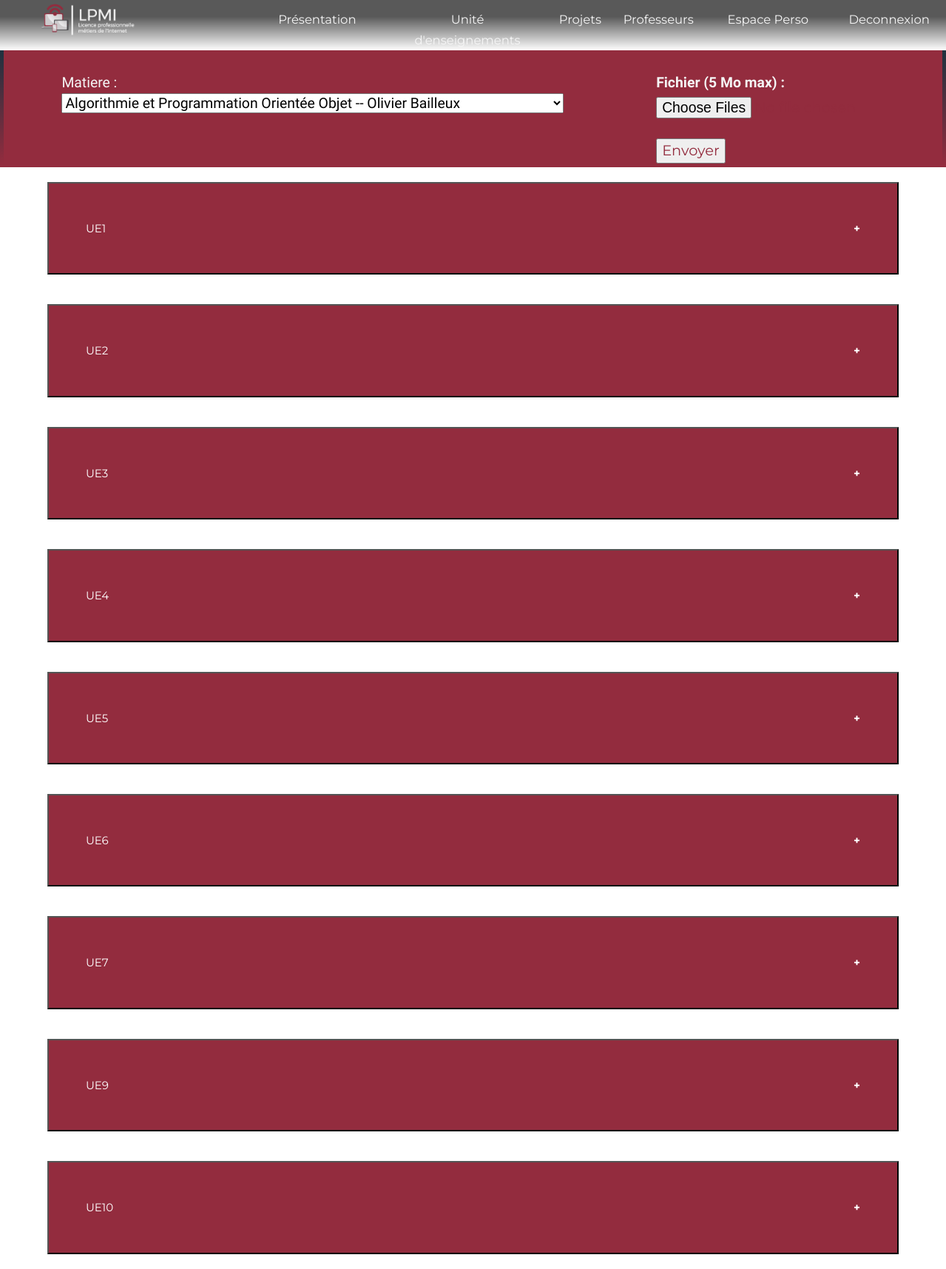
/depot.php (signed in), run on the app's committed database.
### tables this page shows
CREATE TABLE `unite_enseignement` (
  `id` int(11) NOT NULL,
  `nomUE` varchar(100) NOT NULL,
  `descriptionUE` mediumtext NOT NULL
);

### formupload.php (the view, shortened to what this page needs)
<div class="row content-rouge">
  <form method='post' action='#' enctype='multipart/form-data'>
    <div class="col-md-7 textecontent">
        <?php
        $sql = "SELECT M.id ,nomM, nomP FROM matiere M, professeur P WHERE M.id_prof=P.id ORDER BY nomM ASC";
        $result = mysqli_query($conn, $sql);
        if (mysqli_num_rows($result) > 0)
        {
          echo  "Matiere : <select name='mat'>";
          while($row = mysqli_fetch_assoc($result))
          {
            echo "<option value='". $row["id"]."'>".$row["nomM"]." -- ".$row["nomP"]."</option>";
          }
          echo "</select><br/>";
        }
        ?>
    </div>
    <div class="col-md-3 textecontent">
      <label for='fichier'>Fichier (5 Mo max) :</label><br />
      <input type='file' name='fichier[]' id='image' multiple='multiple'/><br/>
      <input type='submit' name='submit' value='Envoyer' />
    </div>
  </form>
</div>

### listfiles.php (shortened to what this page needs)
<?php
  $sql = "SELECT id, nomUE FROM unite_enseignement";
  $result = mysqli_query($conn, $sql);
  if (mysqli_num_rows($result) > 0)
  {
    while($row = mysqli_fetch_assoc($result))
    {
      echo  "
      <button class='collapsible'>".$row["nomUE"]."</button>
      <div class='content_coll'>";
      echo "</div>";
    }
  }
  else
  {
    header('Location: index.php');
    exit;
  }
 ?>

### css/style.css (style rules this page uses)
body, html { height: 100%; font-size: 110%; background: url("../images/BG.jpg") no-repeat; background-size: cover; background-attachment: fixed; font-family: 'Domine', sans-serif; color: white; }
.content-rouge { background-color: #932C3E; color : #F5F5F5; border: 5px solid white; border-image: linear-gradient(to bottom,#22313F , rgba(0, 0, 0, 0)) 1 100%; }
.textecontent { margin-top: 2%; margin-left: 5% }
input { font-family: 'Montserrat', sans-serif; color: #932C3E; }
.collapsible { font-family: 'Montserrat', sans-serif; background-color: #932C3E; color: white; cursor: pointer; padding: 50px; margin: 20px 0; margin-left: 5%; width: 90%; text-align: left; outline: none; font-size: 15px; }
.collapsible:after { content: '\002B'; color: white; font-weight: bold; float: right; margin-left: 5px; }

### data on the page
unite_enseignement: nomUE "UE1"
unite_enseignement: nomUE "UE2"
unite_enseignement: nomUE "UE3"
unite_enseignement: nomUE "UE4"
unite_enseignement: nomUE "UE5"
unite_enseignement: nomUE "UE6"
unite_enseignement: nomUE "UE7"
unite_enseignement: nomUE "UE9"
unite_enseignement: nomUE "UE10"

### other printed values
form field mat "Algorithmie et Programmation Orientée Objet -- Olivier Bailleux"
